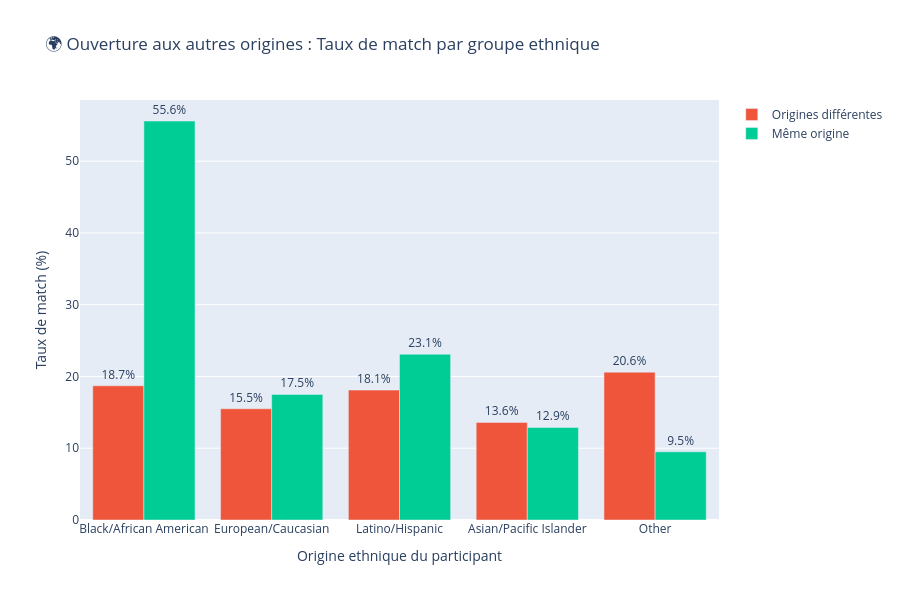

The notebook cell this image was saved under:
### Code cell
# Visualisation
fig = px.bar(openness_analysis,
             x='race_label',
             y='match_rate_pct',
             color='samerace_label',
             barmode='group',
             text='match_rate_pct',
             title='🌍 Ouverture aux autres origines : Taux de match par groupe ethnique',
             labels={'race_label': 'Origine ethnique du participant', 
                     'match_rate_pct': 'Taux de match (%)',
                     'samerace_label': ''},
             color_discrete_map={'Origines différentes': '#EF553B', 'Même origine': '#00CC96'})

fig.update_traces(texttemplate='%{text}%', textposition='outside')
fig.update_layout(height=600)
fig.show()

### Figure 1 — Plotly figure (JSON) as saved in the notebook; plotly's stock layout.template omitted (floating-point values rounded to 4 significant figures)
{"data": [{"alignmentgroup": "True", "hovertemplate": "=Origines différentes<br>Origine ethnique du participant=%{x}<br>Taux de match (%)=%{text}<extra></extra>", "legendgroup": "Origines différentes", "marker": {"color": "#EF553B", "pattern": {"shape": ""}}, "name": "Origines différentes", "offsetgroup": "Origines différentes", "orientation": "v", "showlegend": true, "text": [18.7, 15.5, 18.1, 13.6, 20.6], "textposition": "outside", "texttemplate": "%{text}%", "type": "bar", "x": ["Black/African American", "European/Caucasian", "Latino/Hispanic", "Asian/Pacific Islander", "Other"], "xaxis": "x", "y": [18.7, 15.5, 18.1, 13.6, 20.6], "yaxis": "y"}, {"alignmentgroup": "True", "hovertemplate": "=Même origine<br>Origine ethnique du participant=%{x}<br>Taux de match (%)=%{text}<extra></extra>", "legendgroup": "Même origine", "marker": {"color": "#00CC96", "pattern": {"shape": ""}}, "name": "Même origine", "offsetgroup": "Même origine", "orientation": "v", "showlegend": true, "text": [55.6, 17.5, 23.1, 12.9, 9.5], "textposition": "outside", "texttemplate": "%{text}%", "type": "bar", "x": ["Black/African American", "European/Caucasian", "Latino/Hispanic", "Asian/Pacific Islander", "Other"], "xaxis": "x", "y": [55.6, 17.5, 23.1, 12.9, 9.5], "yaxis": "y"}], "layout": {"barmode": "group", "height": 600, "legend": {"title": {"text": ""}, "tracegroupgap": 0}, "title": {"text": "🌍 Ouverture aux autres origines : Taux de match par groupe ethnique"}, "xaxis": {"anchor": "y", "domain": [0, 1], "title": {"text": "Origine ethnique du participant"}}, "yaxis": {"anchor": "x", "domain": [0, 1], "title": {"text": "Taux de match (%)"}}}}
